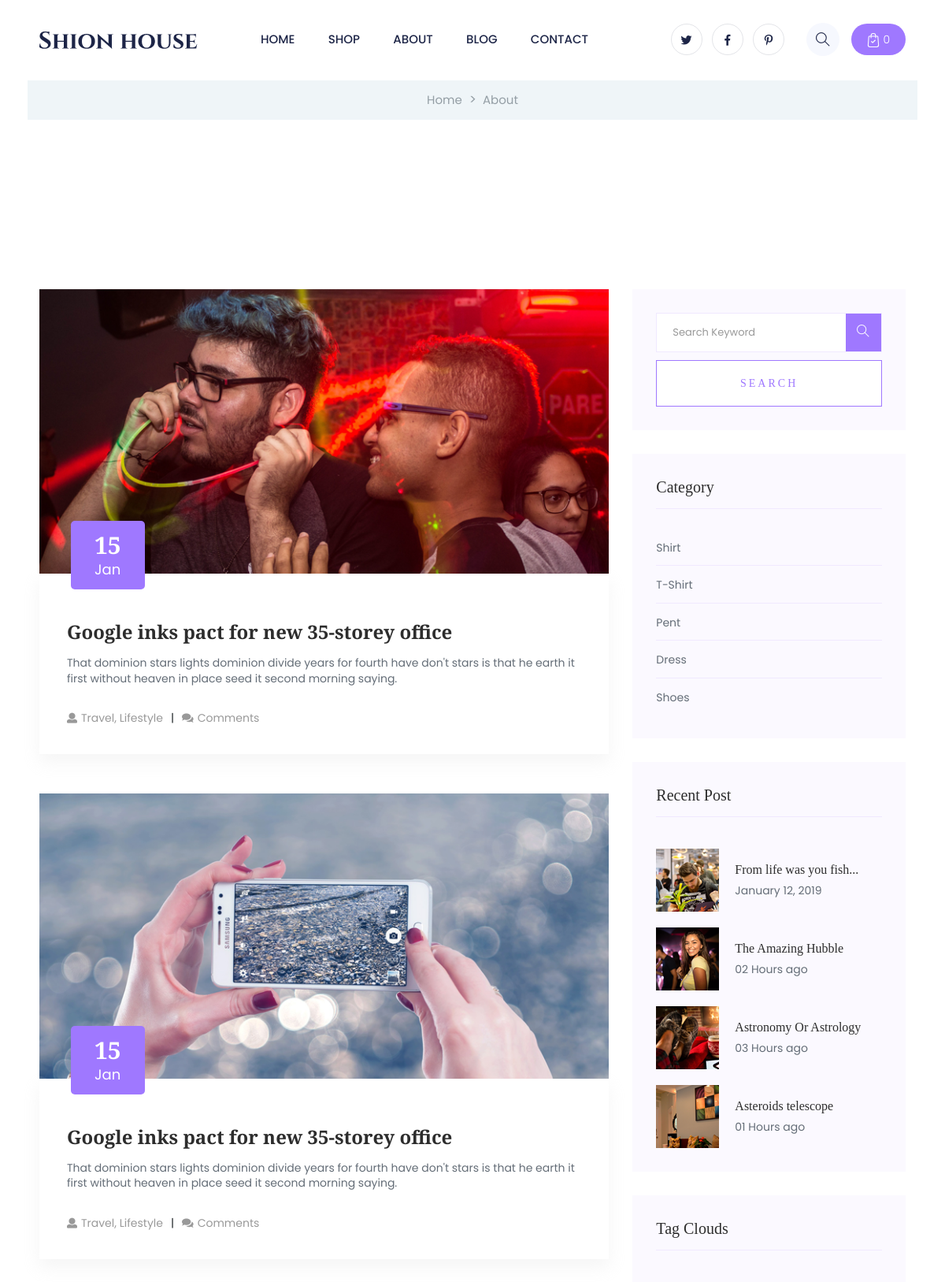
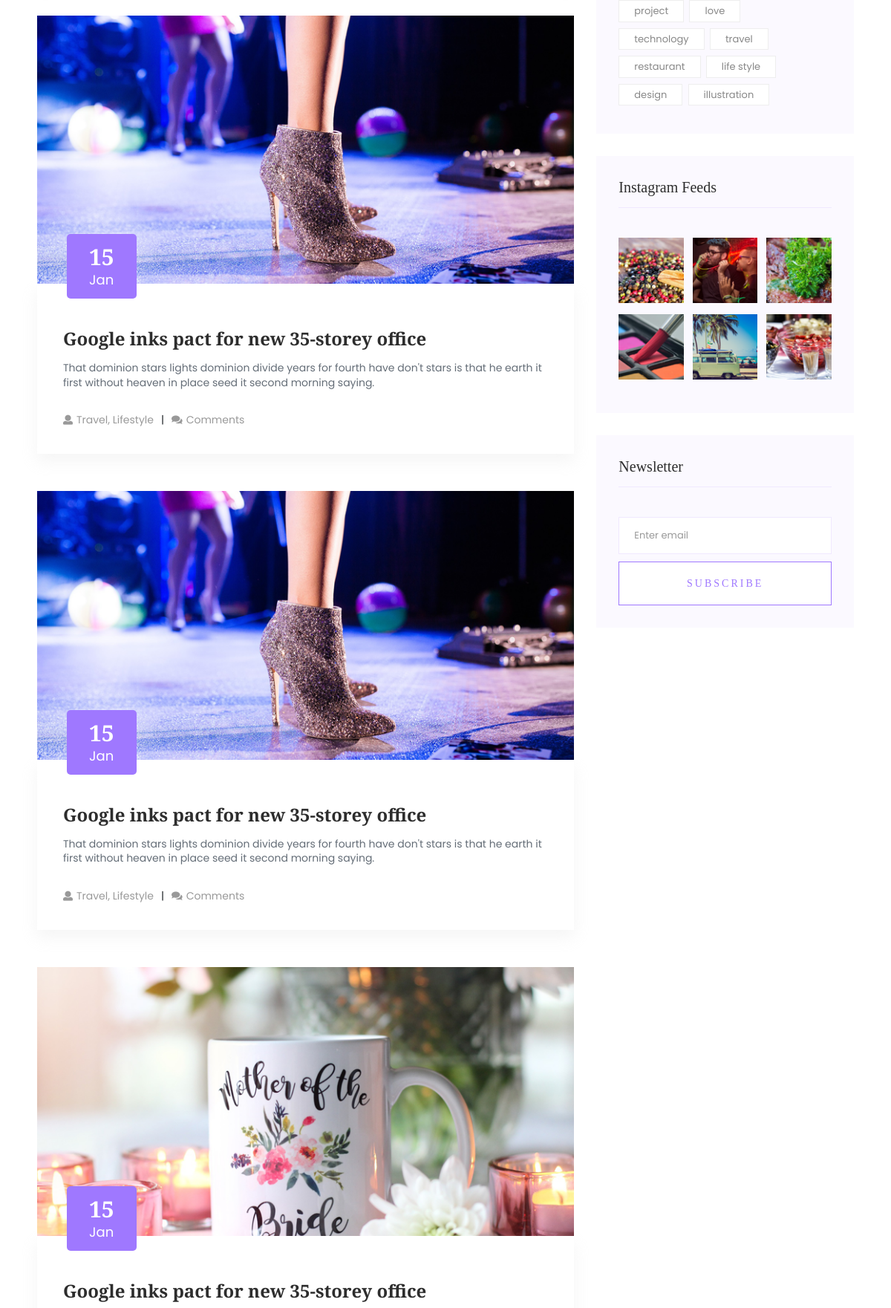
Screenshot of /blog/ (upper part) with the database file from the repository (2 pictures, top to bottom).
### accounts/models.py (models this page shows, shortened)
class LogoUpdate(models.Model):
    logoBlack = models.ImageField(upload_to="logo/",null=True,blank=True)
    logoWhite = models.ImageField(upload_to="logo/",null=True,blank=True)

class Menu(models.Model):
    menuName = models.CharField(max_length=200,null=True)
    url = models.CharField(max_length=200,null=True)

class SocialMediaLink(models.Model):
    twitter = models.CharField(max_length=200,null=True)
    facebook = models.CharField(max_length=200,null=True)
    pinterest = models.CharField(max_length=200,null=True)

class BlogItem(models.Model):
    blogItemImage = models.ImageField(upload_to='blog_item_image/',null=True,blank=True)
    dayDate = models.CharField(max_length=200,null=True)
    monthDate = models.CharField(max_length=200,null=True)
    title = models.CharField(max_length=200,null=True)
    subTitle = models.CharField(max_length=200,null=True)
    infoTitle = models.CharField(max_length=200,null=True)

class ProductCategory(models.Model):
    category = models.CharField(max_length=200,null=True)
    productCategoryDate = models.DateField(auto_now_add=True,null=True)

### accounts/views.py (the view)
# urls.py: path('blog/',views.blog,name="blog"),
def blog(request):
    dataFooterTitle = FooterTitle.objects.all()
    dataMenu = Menu.objects.annotate(sub_count = Count('submenus'))
    dataSubMenu = SubMenu.objects.all()
    dataSub2Menu = Sub2Menu.objects.all()
    dataSocialMediaLink = SocialMediaLink.objects.all()
    dataBlogItem = BlogItem.objects.all()
    dataProductCategory = ProductCategory.objects.all()
    dataLogoUpdate = LogoUpdate.objects.all()
    context = {
        'dataFooterTitles' : dataFooterTitle,
        'dataMenus' : dataMenu,
        'dataSubMenus' : dataSubMenu,
        'dataSub2Menus' : dataSub2Menu,
        'dataSocialMediaLinks' : dataSocialMediaLink,
        'dataBlogItems' : dataBlogItem,
        'dataProductCategorys' : dataProductCategory,
        'dataLogoUpdates' : dataLogoUpdate,
    }
    return render(request,'shionhouse/blog.html',context)

### accounts/templates/shionhouse/blog.html (shortened to what this page needs)
{% load static %}
<!doctype html>
<html class="no-js" lang="zxx">
<head>
    {% include 'shionhouse/head.html' %}
</head>
<body class="full-wrapper">
     {% include 'shionhouse/header_start.html' %}
     {% include 'shionhouse/breadcrumb_start.html' %}
    <main>
        <section class="blog_area section-padding">
            <div class="container">
                <div class="row">
                    <div class="col-lg-8 mb-5 mb-lg-0">
                        <div class="blog_left_sidebar">
                            {% for dataBlogItem in dataBlogItems %}
                            <article class="blog_item">
                                <div class="blog_item_img">
                                    <img class="card-img rounded-0" src="{% static dataBlogItem.blogItemImage %}" alt="">
                                    <a href="#" class="blog_item_date">
                                        <h3>{{dataBlogItem.dayDate}}</h3>
                                        <p>{{dataBlogItem.monthDate}}</p>
                                    </a>
                                </div>
                                <div class="blog_details">
                                    <a class="d-inline-block" href="{% url 'blog_details' dataBlogItem.id %}">
                                        <h2 class="blog-head" style="color: #2d2d2d;">{{dataBlogItem.title}}</h2>
                                    </a>
                                    <p>{{dataBlogItem.subTitle}}</p>
                                    <ul class="blog-info-link">
                                        <li><a href="#"><i class="fa fa-user"></i>{{dataBlogItem.infoTitle}}</a></li>
                                        <li><a href="#"><i class="fa fa-comments"></i>Comments</a></li>
                                    </ul>
                                </div>
                            </article>
                            {% endfor %}
                        </div>
                    </div>
                    <div class="col-lg-4">
                        <div class="blog_right_sidebar">
                            <aside class="single_sidebar_widget search_widget">
                                <form action="#">
                                    <div class="form-group">
                                        <div class="input-group mb-3">
                                            <input type="text" class="form-control" placeholder='Search Keyword'
                                            onfocus="this.placeholder = ''"
                                            onblur="this.placeholder = 'Search Keyword'">
                                            <div class="input-group-append">
                                                <button class="btns" type="button"><i class="ti-search"></i></button>
                                            </div>
                                        </div>
                                    </div>
                                    <button class="button rounded-0 primary-bg text-white w-100 btn_1 boxed-btn"
                                    type="submit">Search</button>
                                </form>
                            </aside>
                            <aside class="single_sidebar_widget post_category_widget">
                                <h4 class="widget_title" style="color: #2d2d2d;">Category</h4>
                                <ul class="list cat-list">
                                    {% for dataProductCategory in dataProductCategorys %}
                                    <li>
                                        <a href="#" class="d-flex">
                                            <p>{{dataProductCategory.category}}</p>
                                        </a>
                                    </li>
                                    {% endfor %}
                                </ul>
                            </aside>
                            <aside class="single_sidebar_widget popular_post_widget">
                                <h3 class="widget_title" style="color: #2d2d2d;">Recent Post</h3>
                                <div class="media post_item">
                                    <img src="{% static 'assets/img/post/post_1.png' %}" alt="post">
                                    <div class="media-body">
                                        <a href="blog_details.html">
                                            <h3 style="color: #2d2d2d;">From life was you fish...</h3>
                                        </a>
                                        <p>January 12, 2019</p>
                                    </div>
                                </div>
                                <div class="media post_item">
                                    <img src="{% static 'assets/img/post/post_2.png' %}" alt="post">
                                    <div class="media-body">
                                        <a href="blog_details.html">
                                            <h3 style="color: #2d2d2d;">The Amazing Hubble</h3>
                                        </a>
                                        <p>02 Hours ago</p>
                                    </div>
                                </div>
                                <div class="media post_item">
                                    <img src="{% static 'assets/img/post/post_3.png' %}" alt="post">
                                    <div class="media-body">
                                        <a href="blog_details.html">
                                            <h3 style="color: #2d2d2d;">Astronomy Or Astrology</h3>
                                        </a>
                                        <p>03 Hours ago</p>
                                    </div>
                                </div>
                                <div class="media post_item">
                                    <img src="{% static 'assets/img/post/post_4.png' %}" alt="post">
                                    <div class="media-body">
                                        <a href="blog_details.html">
                                            <h3 style="color: #2d2d2d;">Asteroids telescope</h3>
                                        </a>
                                        <p>01 Hours ago</p>
                                    </div>
                                </div>
                            </aside>
                            <aside class="single_sidebar_widget tag_cloud_widget">
                                <h4 class="widget_title" style="color: #2d2d2d;">Tag Clouds</h4>
                                <ul class="list">
                                    <li>
                                        <a href="#">project</a>
                                    </li>
                                    <li>
                                        <a href="#">love</a>
                                    </li>
                                    <li>
                                        <a href="#">technology</a>
                                    </li>
                                    <li>
                                        <a href="#">travel</a>
                                    </li>
                                    <li>
                                        <a href="#">restaurant</a>
                                    </li>
                                    <li>
                                        <a href="#">life style</a>
                                    </li>
                                    <li>
                                        <a href="#">design</a>
                                    </li>
                                    <li>
                                        <a href="#">illustration</a>
                                    </li>
                                </ul>
                            </aside>
                            <aside class="single_sidebar_widget instagram_feeds">
                                <h4 class="widget_title" style="color: #2d2d2d;">Instagram Feeds</h4>
                                <ul class="instagram_row flex-wrap">
                                    <li>
                                        <a href="#">
                                            <img class="img-fluid" src="{% static 'assets/img/post/post_5.png' %}" alt="">
                                        </a>
                                    </li>
                                    <li>
                                        <a href="#">
                                            <img class="img-fluid" src="{% static 'assets/img/post/post_6.png' %}" alt="">
                                        </a>
                                    </li>
                                    <li>
                                        <a href="#">
                                            <img class="img-fluid" src="{% static 'assets/img/post/post_7.png' %}" alt="">
                                        </a>
                                    </li>
                                    <li>
                                        <a href="#">
                                            <img class="img-fluid" src="{% static 'assets/img/post/post_8.png' %}" alt="">
                                        </a>
                                    </li>
                                    <li>
                                        <a href="#">
                                            <img class="img-fluid" src="{% static 'assets/img/post/post_9.png' %}" alt="">
                                        </a>
                                    </li>
                                    <li>
                                        <a href="#">
                                            <img class="img-fluid" src="{% static 'assets/img/post/post_10.png' %}" alt="">
                                        </a>
                                    </li>
                                </ul>
                            </aside>
                            <aside class="single_sidebar_widget newsletter_widget">
                                <h4 class="widget_title" style="color: #2d2d2d;">Newsletter</h4>
                                <form action="#">
                                    <div class="form-group">
                                        <input type="email" class="form-control" onfocus="this.placeholder = ''"
                                        onblur="this.placeholder = 'Enter email'" placeholder='Enter email' required>
                                    </div>
                                    <button class="button rounded-0 primary-bg text-white w-100 btn_1 boxed-btn"
                                    type="submit">Subscribe</button>
                                </form>
                            </aside>
                        </div>
                    </div>
                </div>
            </div>
        </section>
    </main>
</body>
</html>

### accounts/templates/shionhouse/header_start.html (shortened to what this page needs)
{% load static %}
<header>
    <div class="header-area ">
        <div class="main-header header-sticky">
            <div class="container-fluid">
                <div class="menu-wrapper d-flex align-items-center justify-content-between">
                    <div class="header-left d-flex align-items-center">
                        <div class="logo">
                            <a href="{% url 'index' %}">
                                {% for dataLogoUpdate in dataLogoUpdates %}
                                <img src="{% static dataLogoUpdate.logoBlack %}" alt="logo-black">
                                {% endfor %}
                            </a>
                        </div>
                        <div class="main-menu  d-none d-lg-block">
                            <nav>
                                <ul id="navigation">
                                    {% for dataMenu in dataMenus %}
                                    <li><a href="{% url dataMenu.url %}">{{dataMenu.menuName}}</a>
                                    </li>
                                    {% endfor %}
                                </ul>
                            </nav>
                        </div>
                    </div>
                    <div class="header-right1 d-flex align-items-center">
                        <div class="header-social d-none d-md-block">
                            {% for dataSocialMediaLink in dataSocialMediaLinks %}
                            <a href="{{dataSocialMediaLink.twitter}}"><i class="fab fa-twitter"></i></a>
                            <a href="{{dataSocialMediaLink.facebook}}"><i class="fab fa-facebook-f"></i></a>
                            <a href="{{dataSocialMediaLink.pinterest}}"><i class="fab fa-pinterest-p"></i></a>
                            {% endfor %}
                        </div>
                        <div class="search d-none d-md-block">
                            <ul class="d-flex align-items-center">
                                <li class="mr-15">
                                    <div class="nav-search search-switch">
                                        <i class="ti-search"></i>
                                    </div>
                                </li>
                                <li>
                                    <div class="card-stor">
                                        <img src="{% static 'assets/img/gallery/card.svg' %}" alt="">
                                        <span>0</span>
                                    </div>
                                </li>
                            </ul>
                        </div>
                    </div>
                    <div class="col-12">
                    </div>
                </div>
            </div>
        </div>
    </div>
</header>

### rows the page displays
LogoUpdate: logoBlack (picture)
Menu: menuName "HOME"
Menu: menuName "SHOP"
Menu: menuName "ABOUT"
Menu: menuName "BLOG"
Menu: menuName "CONTACT"
BlogItem: blogItemImage (picture), dayDate "15", monthDate "Jan", title "Google inks pact for new 35-storey office", subTitle "That dominion stars lights dominion divide years for fourth have don't stars is that he earth it first without heaven in place seed it second morning saying.", infoTitle "Travel, Lifestyle"
BlogItem: blogItemImage (picture), dayDate "15", monthDate "Jan", title "Google inks pact for new 35-storey office", subTitle "That dominion stars lights dominion divide years for fourth have don't stars is that he earth it first without heaven in place seed it second morning saying.", infoTitle "Travel, Lifestyle"
BlogItem: blogItemImage (picture), dayDate "15", monthDate "Jan", title "Google inks pact for new 35-storey office", subTitle "That dominion stars lights dominion divide years for fourth have don't stars is that he earth it first without heaven in place seed it second morning saying.", infoTitle "Travel, Lifestyle"
BlogItem: blogItemImage (picture), dayDate "15", monthDate "Jan", title "Google inks pact for new 35-storey office", subTitle "That dominion stars lights dominion divide years for fourth have don't stars is that he earth it first without heaven in place seed it second morning saying.", infoTitle "Travel, Lifestyle"
BlogItem: blogItemImage (picture), dayDate "15", monthDate "Jan", title "Google inks pact for new 35-storey office"
ProductCategory: category "Shirt"
ProductCategory: category "T-Shirt"
ProductCategory: category "Pent"
ProductCategory: category "Dress"
ProductCategory: category "Shoes"
